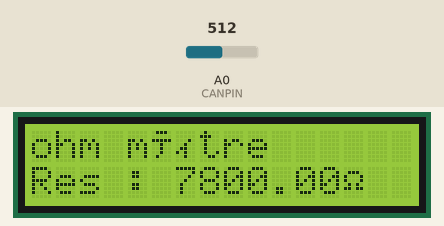
Recording of a sketch running on a simulated Arduino Uno, built with avr-gcc and run on an emulated ATmega328P. On the bench: 16×2 character LCD. The inputs (shaded band) are chosen by the test bench; at power-on: A0 (CANPIN) = 512.

Above: at 3.7 s.
3.8 s: A0 (CANPIN) set to 0
At 5.0 s:
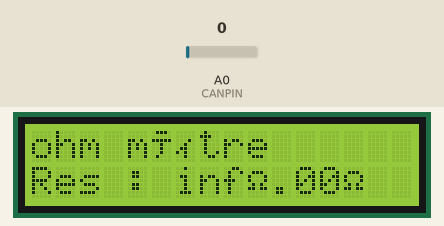
5.3 s: A0 (CANPIN) set to 1023
At 6.2 s:
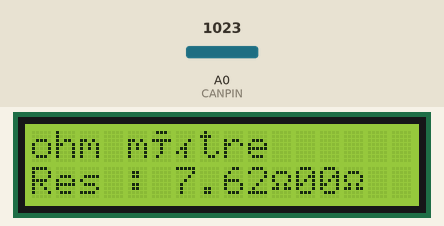
6.8 s: A0 (CANPIN) set to 915
At 7.4 s:
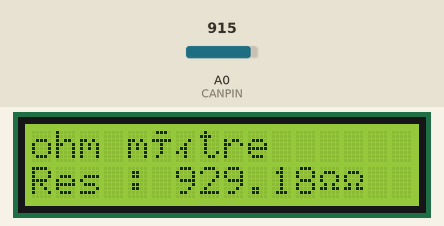
8.3 s: A0 (CANPIN) set to 897
At 8.6 s:
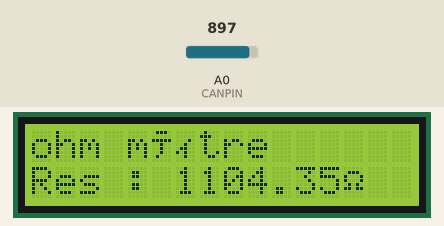
Timing chart, 0 to 10.8 s (numbered marks = the images above; inputs shaded):
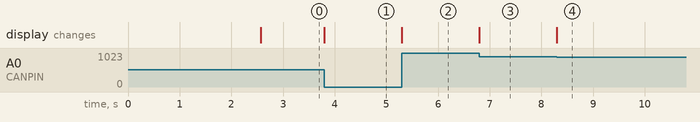

The sketch:

tp6a.ino
```cpp
/*
  Fonctionne avec tous les LCD compatible contrôleur Hitachi HD44780.
  Le circuit:
   LCD RS pin -> digital pin 12
   LCD Enable pin -> digital pin 11
   LCD D4 pin -> digital pin 5
   LCD D5 pin -> digital pin 4
   LCD D6 pin -> digital pin 3
   LCD D7 pin -> digital pin 2
   LCD R/W pin -> ground
   LCD VSS pin -> ground
   LCD VCC pin -> 5V
   220 résistance : pour la led d’allumage du lcd
   10K potentiomètre : pour le contraste du lcd
   +5V -> pot ->  gnd
    |
   LCD VO pin (pin 3)
*/

#include <LiquidCrystal.h>
#define CANPIN A0
// initialisation de la librairie
const int rs = 12, en = 11, d4 = 7, d5 = 6, d6 = 5, d7 = 4;
LiquidCrystal lcd(rs, en, d4, d5, d6, d7);

byte OHM[8] = {
        B00000,
        B01110,
        B10001,
        B10001,
        B01010,
        B11011,
        B00000,
        B00000
};

float R1 = 7800.0F;
float VIN = 5.0F;

void setup()
{
    //set up du caractère personnalisé
    lcd.createChar(0, OHM);
    // set up du lcd avec dimensions
    lcd.begin(16, 2);
    // Ecrire un message
    lcd.print("arduino");
    // positionner le curseur d'écriture
    lcd.setCursor(7, 1);
    lcd.print("ohm mètre");
    delay(2500);
    // vider l'écran
    lcd.clear();
    lcd.setCursor(0, 0);
    lcd.print("ohm mètre");
    lcd.setCursor(0, 1);
    lcd.print("Res : ");
}

void loop()
{
    // récupérer la tensions aux bornes de R2
    int canValue = analogRead(CANPIN);
    // tension en A3
    float vOut = canValue * (VIN / 1024);
    // calcul:
    // vOut=(R1/(R1+R2)) * VIN
    // r2=R1 * ( VIN / vOut) -R1
    float r2 = R1 * (VIN / vOut) - R1;
    lcd.setCursor(6, 1);
    lcd.print(r2);
    lcd.write(0);
}
```

Measured:
- the behaviour switches between 908 and 907 on A0 (CANPIN) (found by bisection; images 3 and 4)
- after the input at 3.8 s, the display: changes at once (image 1)
- after the input at 5.3 s, the display: changes at once (image 2)
- after the input at 6.8 s, the display: changes at once (image 3)
- after the input at 8.3 s, the display: changes at once (image 4)
